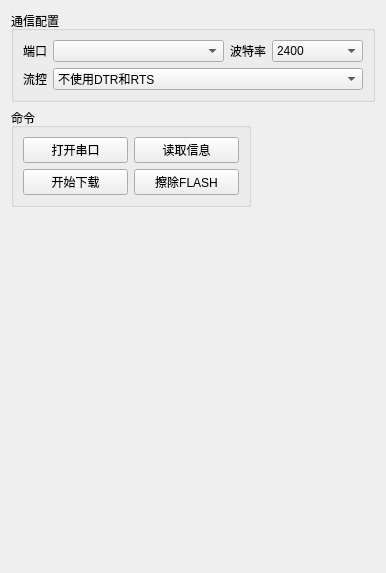
         <widget class="QWidget" name="STM32ISP">
          <attribute name="title">
           <string>STM32-DOW</string>
          </attribute>
          <layout class="QVBoxLayout" name="verticalLayout_5">
           <item>
            <widget class="QGroupBox" name="ispDowConfig">
             <property name="maximumSize">
              <size>
               <width>460</width>
               <height>16777215</height>
              </size>
             </property>
             <property name="title">
              <string>通信配置</string>
             </property>
             <layout class="QGridLayout" name="gridLayout_15">
              <item row="0" column="0">
               <widget class="QLabel" name="ispDowPort">
                <property name="font">
                 <font>
                  <family>Arial</family>
                  <pointsize>9</pointsize>
                 </font>
                </property>
                <property name="text">
                 <string>&lt;html&gt;&lt;head/&gt;&lt;body&gt;&lt;p&gt;端口&lt;/p&gt;&lt;/body&gt;&lt;/html&gt;</string>
                </property>
               </widget>
              </item>
              <item row="0" column="1">
               <widget class="QComboBox" name="ispDowPortName">
                <property name="minimumSize">
                 <size>
                  <width>171</width>
                  <height>0</height>
                 </size>
                </property>
               </widget>
              </item>
              <item row="0" column="2">
               <widget class="QLabel" name="ispDowBaudRateLabel">
                <property name="font">
                 <font>
                  <family>Arial</family>
                 </font>
                </property>
                <property name="text">
                 <string>&lt;html&gt;&lt;head/&gt;&lt;body&gt;&lt;p&gt;波特率&lt;/p&gt;&lt;/body&gt;&lt;/html&gt;</string>
                </property>
               </widget>
              </item>
              <item row="0" column="3">
               <widget class="QComboBox" name="ispDowBaudRate">
                <property name="minimumSize">
                 <size>
                  <width>91</width>
                  <height>0</height>
                 </size>
                </property>
                <item>
                 <property name="text">
                  <string>2400</string>
                 </property>
                </item>
                <item>
                 <property name="text">
                  <string>4800</string>
                 </property>
                </item>
                <item>
                 <property name="text">
                  <string>9600</string>
                 </property>
                </item>
                <item>
                 <property name="text">
                  <string>19200</string>
                 </property>
                </item>
                <item>
                 <property name="text">
                  <string>38400</string>
                 </property>
                </item>
                <item>
                 <property name="text">
                  <string>57600</string>
                 </property>
                </item>
               </widget>
              </item>
              <item row="1" column="0">
               <widget class="QLabel" name="ispDowHWLabel">
                <property name="font">
                 <font>
                  <family>Arial</family>
                  <pointsize>9</pointsize>
                 </font>
                </property>
                <property name="text">
                 <string>流控</string>
                </property>
               </widget>
              </item>
              <item row="1" column="1" colspan="3">
               <widget class="QComboBox" name="ispDowHWBtn">
                <item>
                 <property name="text">
                  <string>不使用DTR和RTS</string>
                 </property>
                </item>
                <item>
                 <property name="text">
                  <string>DTR低电平复位，不用RTS</string>
                 </property>
                </item>
                <item>
                 <property name="text">
                  <string>DTR低电平复位，RTS低电平进BootLoader</string>
                 </property>
                </item>
                <item>
                 <property name="text">
                  <string>DTR低电平复位，RTS高电平进BootLoader</string>
                 </property>
                </item>
                <item>
                 <property name="text">
                  <string>DTR高电平复位，不用RTS</string>
                 </property>
                </item>
                <item>
                 <property name="text">
                  <string>DTR高电平复位，RTS低电平进BootLoader</string>
                 </property>
                </item>
                <item>
                 <property name="text">
                  <string>DTR高电平复位，RTS高电平进BootLoader</string>
                 </property>
                </item>
                <item>
                 <property name="text">
                  <string>RTS低电平复位，不用DTR</string>
                 </property>
                </item>
                <item>
                 <property name="text">
                  <string>RTS低电平复位，DTR低电平进BootLoader</string>
                 </property>
                </item>
                <item>
                 <property name="text">
                  <string>RTS低电平复位，DTR高电平进BootLoader</string>
                 </property>
                </item>
                <item>
                 <property name="text">
                  <string>RTS高电平复位，不用DTR</string>
                 </property>
                </item>
                <item>
                 <property name="text">
                  <string>RTS高电平复位，DTR低电平进BootLoader</string>
                 </property>
                </item>
                <item>
                 <property name="text">
                  <string>RTS高电平复位，DTR高电平进BootLoader</string>
                 </property>
                </item>
               </widget>
              </item>
             </layout>
            </widget>
           </item>
           <item>
            <widget class="QGroupBox" name="ispDowCmd">
             <property name="maximumSize">
              <size>
               <width>240</width>
               <height>16777215</height>
              </size>
             </property>
             <property name="title">
              <string>命令</string>
             </property>
             <layout class="QGridLayout" name="gridLayout_16">
              <item row="0" column="0">
               <widget class="QPushButton" name="ispDowOpBtn">
                <property name="text">
                 <string>打开串口</string>
                </property>
               </widget>
              </item>
              <item row="0" column="1">
               <widget class="QPushButton" name="ispDowReadInfoBtn">
                <property name="text">
                 <string>读取信息</string>
                </property>
               </widget>
              </item>
              <item row="1" column="0">
               <widget class="QPushButton" name="ispDowFlashBtn">
                <property name="minimumSize">
                 <size>
                  <width>0</width>
                  <height>0</height>
                 </size>
                </property>
                <property name="text">
                 <string>开始下载</string>
                </property>
               </widget>
              </item>
              <item row="1" column="1">
               <widget class="QPushButton" name="ispDowEraseBtn">
                <property name="text">
                 <string>擦除FLASH</string>
                </property>
               </widget>
              </item>
             </layout>
            </widget>
           </item>
           <item>
            <spacer name="verticalSpacer_3">
             <property name="orientation">
              <enum>Qt::Vertical</enum>
             </property>
             <property name="sizeHint" stdset="0">
              <size>
               <width>20</width>
               <height>355</height>
              </size>
             </property>
            </spacer>
           </item>
          </layout>
         </widget>
